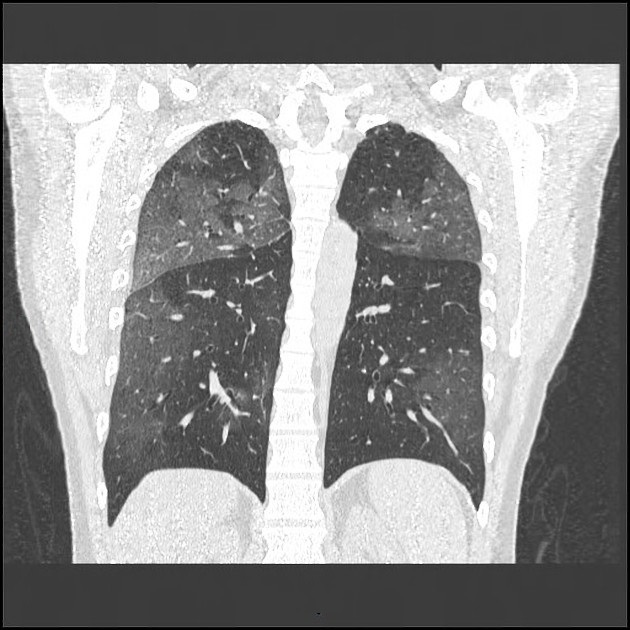
%> input picture Patient003.jpg, 630 x 630 px
$ octave --eval "result = Lungfilter(imread('Patient003.jpg'));"   (GNU Octave 9; MATLAB toolbox functions it lacks are replaced by stand-ins)
%> lines starting %> are read from the running program, lines starting %| are printed output that depends on the picture; in (x1, y1, x2, y2) boxes, pixels count from 0 and x2, y2 are one past the last pixel; in counts of white or black regions, pixels touching at a corner belong together; the program's own positions count from 1
### trimborder.m
function[outImage] = trimborder (I)
% I = imread('Patient008.jpg');
% I = rgb2gray(I);

Isize = size(I);
%> Isize = [630 630 3]

threshold = graythresh(I);
%> threshold = 0.596
IBinary = imbinarize(I, threshold);
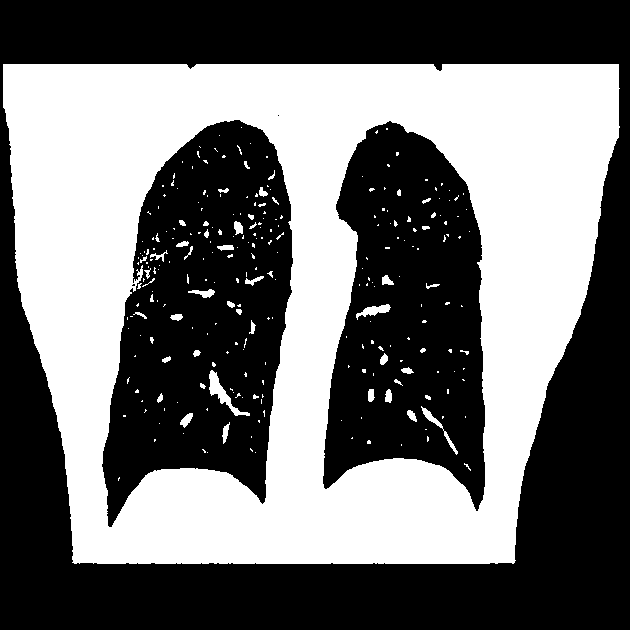
%> IBinary: size 630x630x3 logical; 43.9% white; 266 white regions (213 under 20 px), largest, box (x1, y1, x2, y2) and area: (3, 64, 620, 564) 169918, (209, 370, 250, 416) 460, (356, 304, 391, 320) 236

% imshow(I)

k = 1;

%this is a very C-style loop, however the properly vectorized method
%escaped me
while IBinary(k, :) == IBinary(k+1,:)
    k = k+1;
end
%> this loop made 63 passes
%> after the loop, k = 64

outImage = I((k+1:Isize(1)), :);        %why does this output to command window???
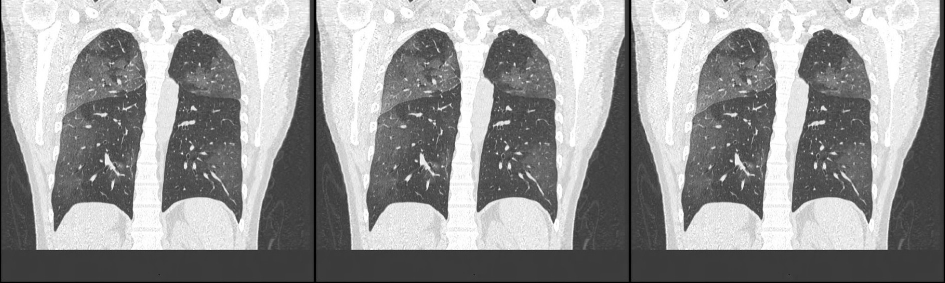
%> outImage: size 566x1890 uint8 (shown at 1/2 size); min 0, max 255, mean 152.4

% imshow(outImage)

end

### createmask.m
function[mask] = createmask(I)

% I = imread('Patient008.jpg');
% I = rgb2gray(I);

I=medfilt2(I);

threshold = graythresh(I);
%> threshold = 0.604
IBinary = imbinarize(I, threshold);
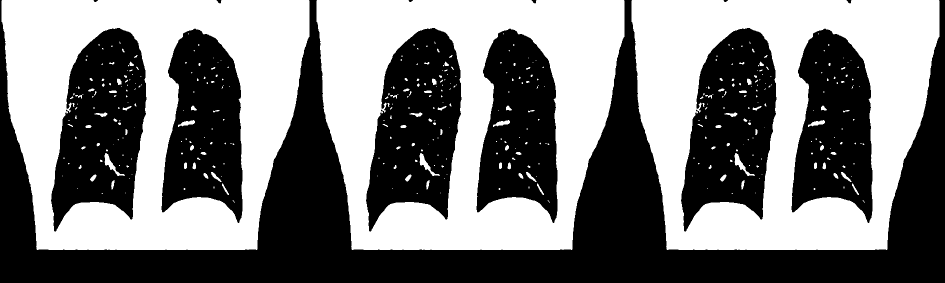
%> IBinary: size 566x1890 logical (shown at 1/2 size); 48.6% white; 414 white regions (291 under 20 px), largest, box (x1, y1, x2, y2) and area: (3, 0, 619, 500) 169825, (633, 0, 1249, 500) 169825, (1263, 0, 1879, 500) 169825

%imshow(IBinary)

ISmooth = medfilt2(IBinary);        %Using a median filter to smooth the binary image
%> ISmooth: size 566x1890 logical; 48.5% white; 303 white regions (189 under 20 px), largest, box (x1, y1, x2, y2) and area: (3, 0, 619, 500) 169826, (633, 0, 1249, 500) 169826, (1263, 0, 1879, 500) 169826

%imshow(ISmooth)

[~, threshold] = edge(ISmooth, 'sobel');
%> threshold = 0.17
fudgefactor = 0.2;    %the closer to 1, the fewer lines appear.  The closer to 0, the more
BinaryEdge = edge(ISmooth, 'sobel', threshold * fudgefactor);
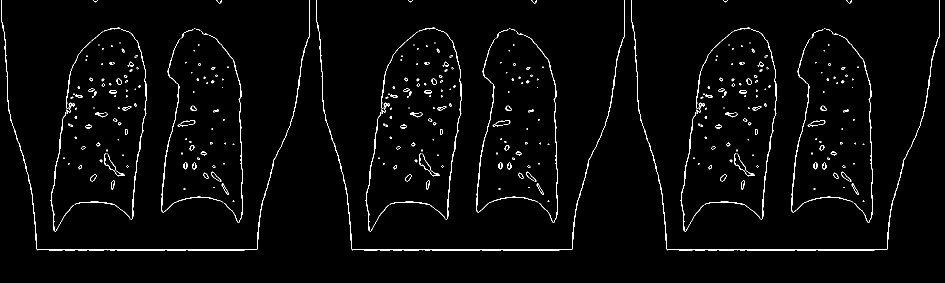
%> BinaryEdge: size 566x1890 logical (shown at 1/2 size); 2.2% white in thin lines or dots, all inside (x1, y1, x2, y2) = (2, 0, 1880, 501)
% imshow(BinaryEdge)

structure90 = strel('line', 2, 90);     %structure('type', thickness, angle)
structure00 = strel('line', 2, 0);      %structure('type', thickness, angle)

MaskDilate = imdilate(BinaryEdge, [structure90, structure00]);      %dilate using the line structures as guides
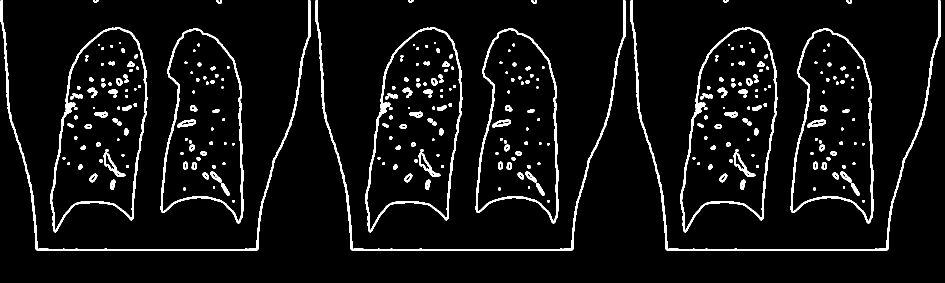
%> MaskDilate: size 566x1890 logical (shown at 1/2 size); 5.8% white; 300 white regions (15 under 20 px), largest, box (x1, y1, x2, y2) and area: (1, 0, 621, 502) 5746, (631, 0, 1251, 502) 5746, (1261, 0, 1881, 502) 5746
% imshow(MaskDilate)

Isize = size(MaskDilate);
%> Isize = [566 1890]
TotalSize = Isize(1) * Isize(2);
%> TotalSize = 1069740
opened = bwareaopen(MaskDilate, floor(TotalSize/200));      %opening the area, removing any shapes with fewer than size/200 pixels
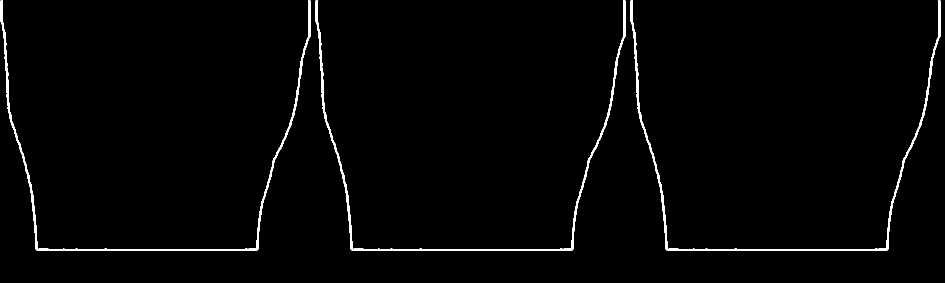
%> opened: size 566x1890 logical (shown at 1/2 size); 1.6% white; 3 white regions, box (x1, y1, x2, y2) and area: (1, 0, 621, 502) 5746, (631, 0, 1251, 502) 5746, (1261, 0, 1881, 502) 5746
% imshow(opened)

EdgeFill = imfill(opened, 'holes');       %fill in the holes  in the image
% imshow(EdgeFill)

ClearedEdge = imclearborder(EdgeFill);      %remove any shapes touching the edges of the image.  The lung should be centered so this should never remove the lungs
%> ClearedEdge: size 566x1890 logical; every value is 0
% imshow(ClearedEdge)

mask = uint8(ClearedEdge);

end

### histfilt.m
function[mask] = histfilt(I)

lunghisteq = histeq(I);
%> lunghisteq: size 566x1890 uint8; every value is 255
% imshow(lunghisteq)

threshold = graythresh(lunghisteq);
%> threshold = 0
IBinary = imbinarize(lunghisteq, threshold);
%> IBinary: size 566x1890 logical; every value is 1

mask = uint8(IBinary);
end

### Lungfilter.m
function[mask,lungonly, blacklesslung,BlackMask, whitelesslung,swellings,binaryswell] = Lungfilter(I)

% I = imread('Patient003.jpg');
% I = rgb2gray(I);

I = trimborder(I);
% imshow(I)

mask = createmask(I);

lungonly = I;
lungonly = I .* mask;
% imshow(lungonly)

histmask = histfilt(lungonly);
% imshow(mat2gray(histmask))

blacklesslung = lungonly .* histmask;
% imshow(blacklesslung)

% smoothblacklung = medfilt2(blacklesslung);

threshold = graythresh(I);
%> threshold = 0.604
binarylung = imbinarize(blacklesslung,threshold);
% imshowpair(binarylung, blacklesslung, 'montage')
% imshow(binarylung)

structure90 = strel('line', 2, 90);     %structure('type', thickness, angle)
structure00 = strel('line', 2, 0);      %structure('type', thickness, angle)

BlackMask = imdilate(binarylung, [structure90, structure00]);      %dilate using the line structures as guides
% imshow(BlackMask)

whitelesslung = blacklesslung;
whitelesslung = blacklesslung .* uint8(imcomplement(BlackMask));        %use the complement to expressly remove the blood vessels
% imshow(whitelesslung)

% whitesharp = imsharpen(whitelesslung);
% imshowpair(whitelesslung, whitesharp, 'montage')

diamond = strel('diamond', 1);
eroded = imerode(whitelesslung, diamond);
eroded2 = imerode(eroded, diamond);     %erode every shape in the image by 2 pixels, effectively shrinking the noise and removing the border
% imshow(eroded2)

whitefill = imfill(eroded2, 'holes');       %fill the holes
% imshow(whitefill)

reduced = bwareaopen(whitefill, 25);        %remove any shapes smaller than 25 pixels
% imshowpair(whitelesslung, reduced, 'montage')

swellings = whitelesslung;
swellings = whitelesslung .* uint8(reduced);
% imshow(swellings)

binaryswell = imbinarize(swellings);
% imshow(binaryswell)


end

$ run again, on Patient001.jpg
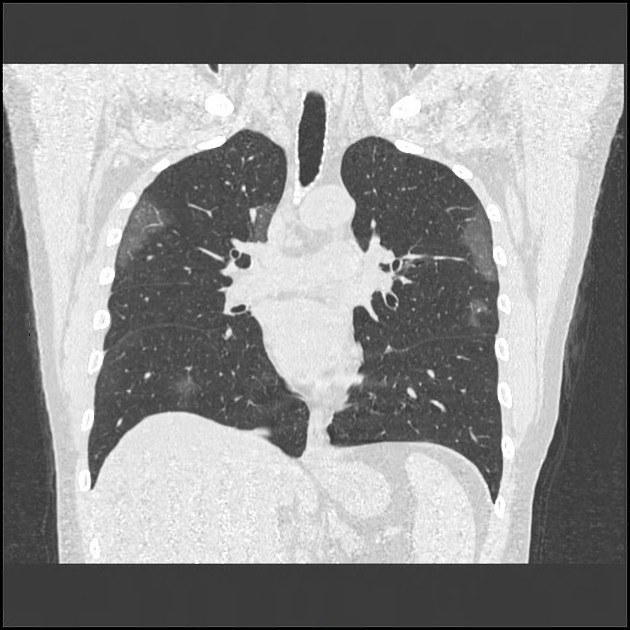
%> input picture Patient001.jpg, 630 x 630 px
%> in trimborder, `threshold = graythresh(I);`: threshold = 0.573
%> in trimborder, `IBinary = imbinarize(I, threshold);`:
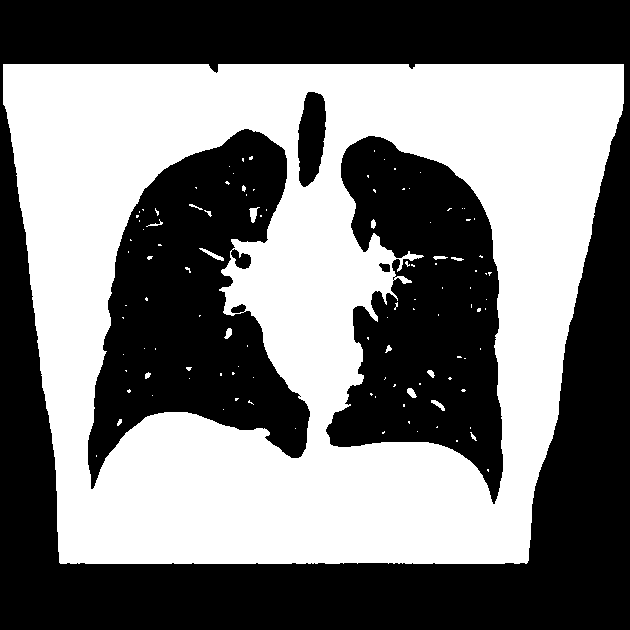
%> IBinary: size 630x630x3 logical; 46.9% white; 112 white regions (94 under 20 px), largest, box (x1, y1, x2, y2) and area: (3, 64, 624, 564) 185151, (249, 207, 260, 223) 91, (199, 248, 224, 261) 91
%> the loop in trimborder, `while IBinary(k, :) == IBinary(k+1,:)` made 63 passes
%> after the loop in trimborder, `while IBinary(k, :) == IBinary(k+1,:)`: k = 64
%> in createmask, `threshold = graythresh(I);`: threshold = 0.58
%> ISmooth: size 566x1890 logical; 52.1% white; 19 black regions, largest, box (x1, y1, x2, y2) and area: (0, 0, 1890, 566) 258072, (88, 65, 310, 425) 42856, (718, 65, 940, 425) 42856
%> in createmask, `[~, threshold] = edge(ISmooth, 'sobel');`: threshold = 0.16
%> BinaryEdge: size 566x1890 logical; 1.9% white in thin lines or dots, all inside (x1, y1, x2, y2) = (2, 0, 1885, 501)
%> MaskDilate: size 566x1890 logical; 5.1% white; 123 white regions (3 under 20 px), largest, box (x1, y1, x2, y2) and area: (1, 0, 626, 502) 5852, (631, 0, 1256, 502) 5852, (1261, 0, 1886, 502) 5852
%> in createmask, `opened = bwareaopen(MaskDilate, floor(TotalSize/200));`:
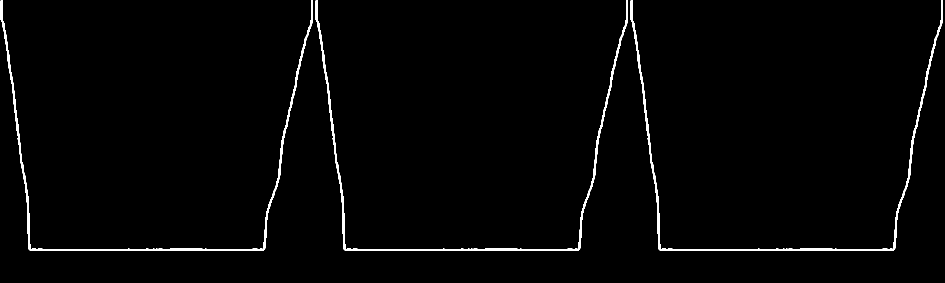
%> opened: size 566x1890 logical (shown at 1/2 size); 1.6% white; 3 white regions, box (x1, y1, x2, y2) and area: (1, 0, 626, 502) 5852, (631, 0, 1256, 502) 5852, (1261, 0, 1886, 502) 5852
%> ClearedEdge: size 566x1890 logical; every value is 0
%> lunghisteq: size 566x1890 uint8; every value is 255
%> in histfilt, `threshold = graythresh(lunghisteq);`: threshold = 0
%> in Lungfilter, `threshold = graythresh(I);`: threshold = 0.58

$ run again, on Patient002.jpg
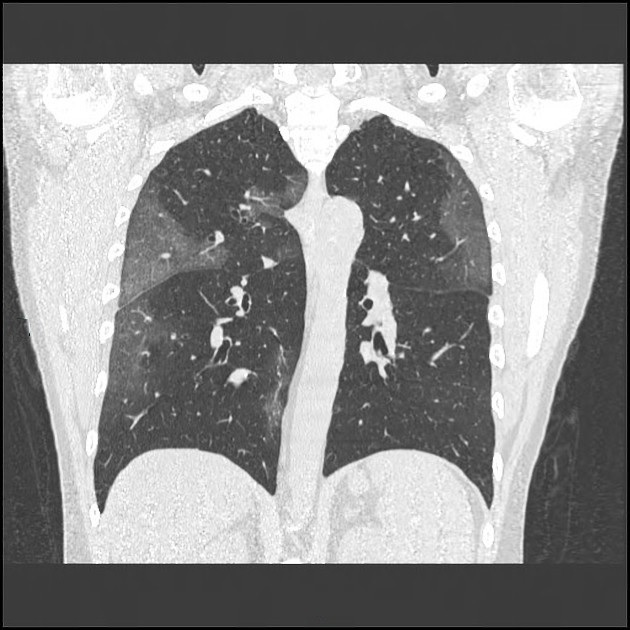
%> input picture Patient002.jpg, 630 x 630 px
%> in trimborder, `threshold = graythresh(I);`: threshold = 0.584
%> the loop in trimborder, `while IBinary(k, :) == IBinary(k+1,:)` made 63 passes
%> after the loop in trimborder, `while IBinary(k, :) == IBinary(k+1,:)`: k = 64
%> in createmask, `threshold = graythresh(I);`: threshold = 0.592
%> in createmask, `IBinary = imbinarize(I, threshold);`:
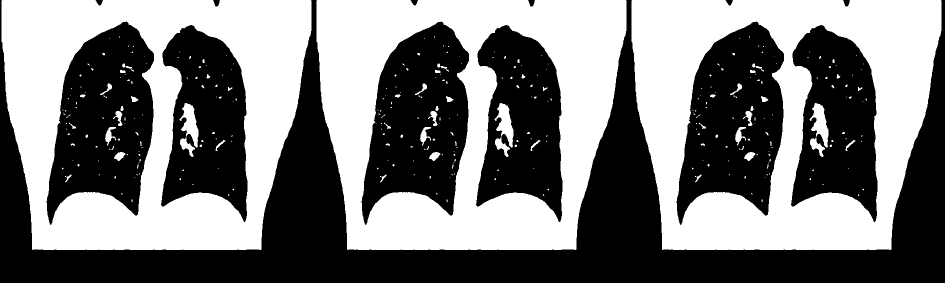
%> IBinary: size 566x1890 logical (shown at 1/2 size); 48.1% white; 330 white regions (258 under 20 px), largest, box (x1, y1, x2, y2) and area: (1263, 0, 1883, 500) 166870, (633, 0, 1253, 500) 166869, (3, 0, 623, 500) 166868
%> ISmooth: size 566x1890 logical; 48% white; 216 white regions (150 under 20 px), largest, box (x1, y1, x2, y2) and area: (1263, 0, 1883, 500) 166868, (633, 0, 1253, 500) 166867, (3, 0, 623, 500) 166866
%> in createmask, `[~, threshold] = edge(ISmooth, 'sobel');`: threshold = 0.169
%> BinaryEdge: size 566x1890 logical; 2.1% white in thin lines or dots, all inside (x1, y1, x2, y2) = (2, 0, 1884, 501)
%> MaskDilate: size 566x1890 logical; 5.7% white; 198 white regions (6 under 20 px), largest, box (x1, y1, x2, y2) and area: (1, 0, 625, 502) 5814, (631, 0, 1255, 502) 5814, (1261, 0, 1885, 502) 5814
%> in createmask, `opened = bwareaopen(MaskDilate, floor(TotalSize/200));`:
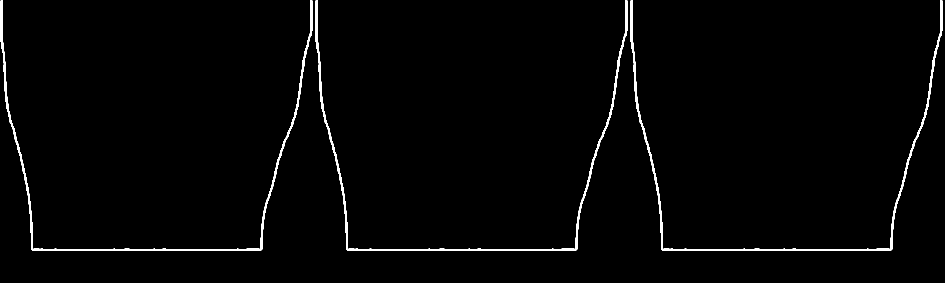
%> opened: size 566x1890 logical (shown at 1/2 size); 1.6% white; 3 white regions, box (x1, y1, x2, y2) and area: (1, 0, 625, 502) 5814, (631, 0, 1255, 502) 5814, (1261, 0, 1885, 502) 5814
%> ClearedEdge: size 566x1890 logical; every value is 0
%> lunghisteq: size 566x1890 uint8; every value is 255
%> in histfilt, `threshold = graythresh(lunghisteq);`: threshold = 0
%> in Lungfilter, `threshold = graythresh(I);`: threshold = 0.592

$ run again, on Patient004.jpg
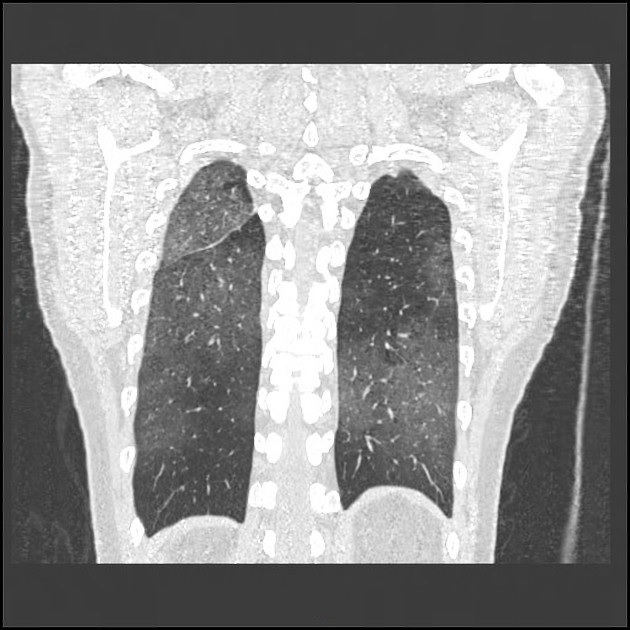
%> input picture Patient004.jpg, 630 x 630 px
%> in trimborder, `threshold = graythresh(I);`: threshold = 0.588
%> in trimborder, `IBinary = imbinarize(I, threshold);`:
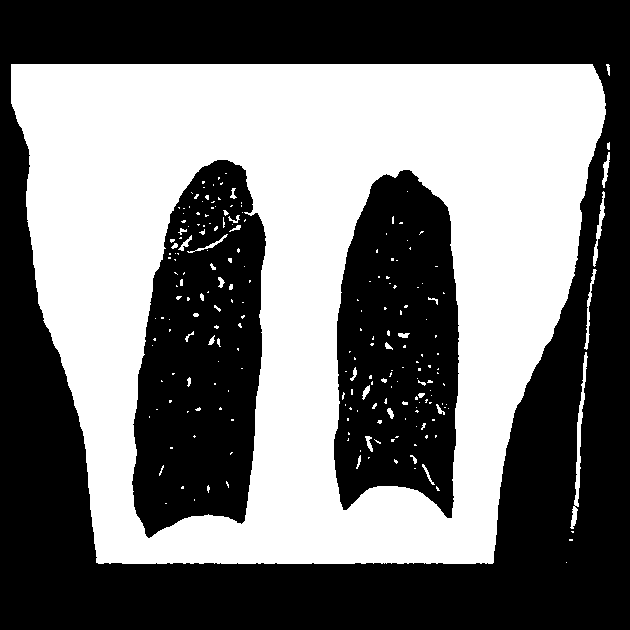
%> IBinary: size 630x630x3 logical; 45.5% white; 219 white regions (179 under 20 px), largest, box (x1, y1, x2, y2) and area: (11, 64, 606, 564) 177031, (570, 352, 588, 529) 676, (593, 191, 605, 267) 265
%> the loop in trimborder, `while IBinary(k, :) == IBinary(k+1,:)` made 63 passes
%> after the loop in trimborder, `while IBinary(k, :) == IBinary(k+1,:)`: k = 64
%> in createmask, `threshold = graythresh(I);`: threshold = 0.596
%> ISmooth: size 566x1890 logical; 50.3% white; 7 black regions, largest, box (x1, y1, x2, y2) and area: (0, 0, 1890, 566) 317190, (132, 96, 266, 474) 37224, (762, 96, 896, 474) 37224
%> in createmask, `[~, threshold] = edge(ISmooth, 'sobel');`: threshold = 0.163
%> BinaryEdge: size 566x1890 logical; 2.1% white in thin lines or dots, all inside (x1, y1, x2, y2) = (10, 0, 1871, 501)
%> MaskDilate: size 566x1890 logical; 5.3% white; 243 white regions (3 under 20 px), largest, box (x1, y1, x2, y2) and area: (9, 0, 608, 502) 5610, (639, 0, 1238, 502) 5610, (1269, 0, 1868, 502) 5610
%> in createmask, `opened = bwareaopen(MaskDilate, floor(TotalSize/200));`:
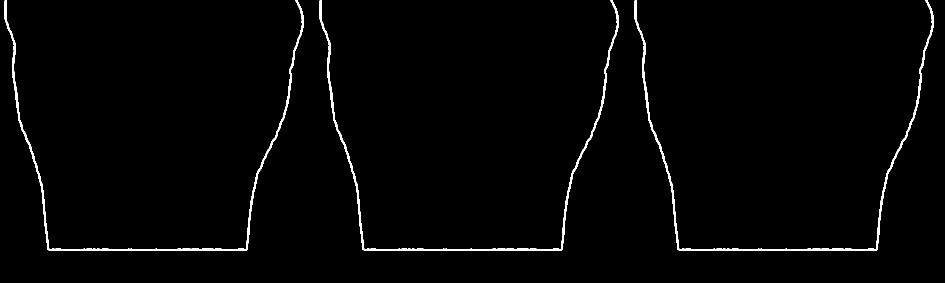
%> opened: size 566x1890 logical (shown at 1/2 size); 1.6% white; 3 white regions, box (x1, y1, x2, y2) and area: (9, 0, 608, 502) 5610, (639, 0, 1238, 502) 5610, (1269, 0, 1868, 502) 5610
%> ClearedEdge: size 566x1890 logical; every value is 0
%> lunghisteq: size 566x1890 uint8; every value is 255
%> in histfilt, `threshold = graythresh(lunghisteq);`: threshold = 0
%> in Lungfilter, `threshold = graythresh(I);`: threshold = 0.596
